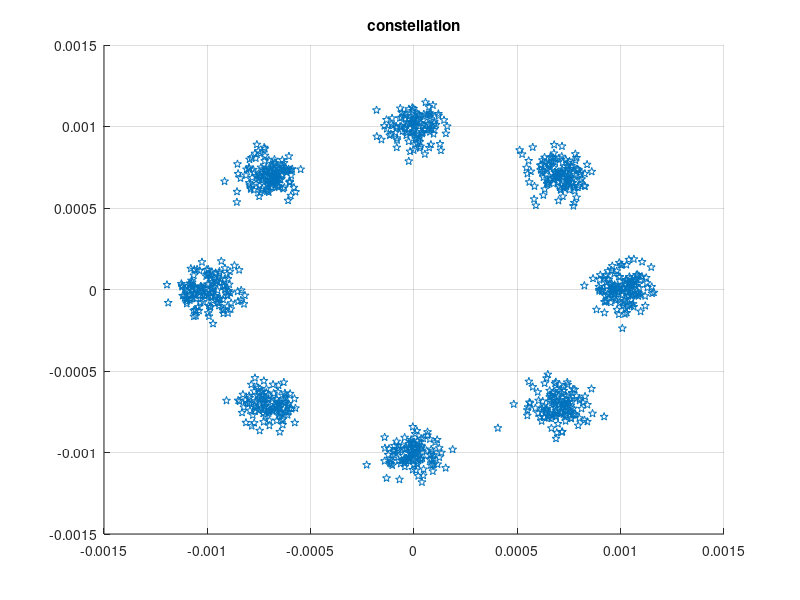

Recreate this plot in MATLAB.
% M-PSK 星座圖
% 8-PSK passband 波形加 AWGN（Es/N0 = 20 dB），以 correlator 取得 I/Q；改 M 可換成其他階數
% 輸出：接收端星座圖
clear;
clc;
f = 3e6;
T = 1e-6;
fs = 1e8;
num = 1e3;
t = 0 : 1/fs : T-1/fs;
t_total = 0 : 1/fs : (num*T)-1/fs;
Es = 1e-6;
EsN0 = 20;
QAMw = zeros(1, length(t_total));

M = 8; %8個相位
m = randi([0 M-1], 1, num); %產生0~7數字
c = exp(1i * (2 * pi * m / M)); %信號用極座標表示
for i = 1:num
    QAMw(1,(i-1)*length(t)+1 : i*length(t))...
        = real(c(i)).*sqrt(Es).*sqrt(2/T).*cos(2*pi*f*t)+imag(c(i)).*sqrt(Es).*sqrt(2/T).*sin(2*pi*f*t);
end
E = (QAMw*QAMw')./num;
noise = sqrt((0.5.*10^(-EsN0 ./ 10))*E);
n = noise .* randn(size(QAMw));
recieve_QAMw = QAMw + n ;

I = zeros(num,length(t));
Q = zeros(num,length(t));
for i = 1:num
    r = recieve_QAMw(1,(i-1)*length(t)+1 : i*length(t));
    I(i,:) = sum(r .* sqrt(2/T) .* cos(2*pi*f*t)).*(1/fs); 
    Q(i,:) = sum(r .* sqrt(2/T) .* sin(2*pi*f*t)).*(1/fs);  
end
y = I(:,1)*1 + Q(:,1)*1i ;

figure;
scatter(real(y),imag(y),'p')
title('constellation');
grid on;
